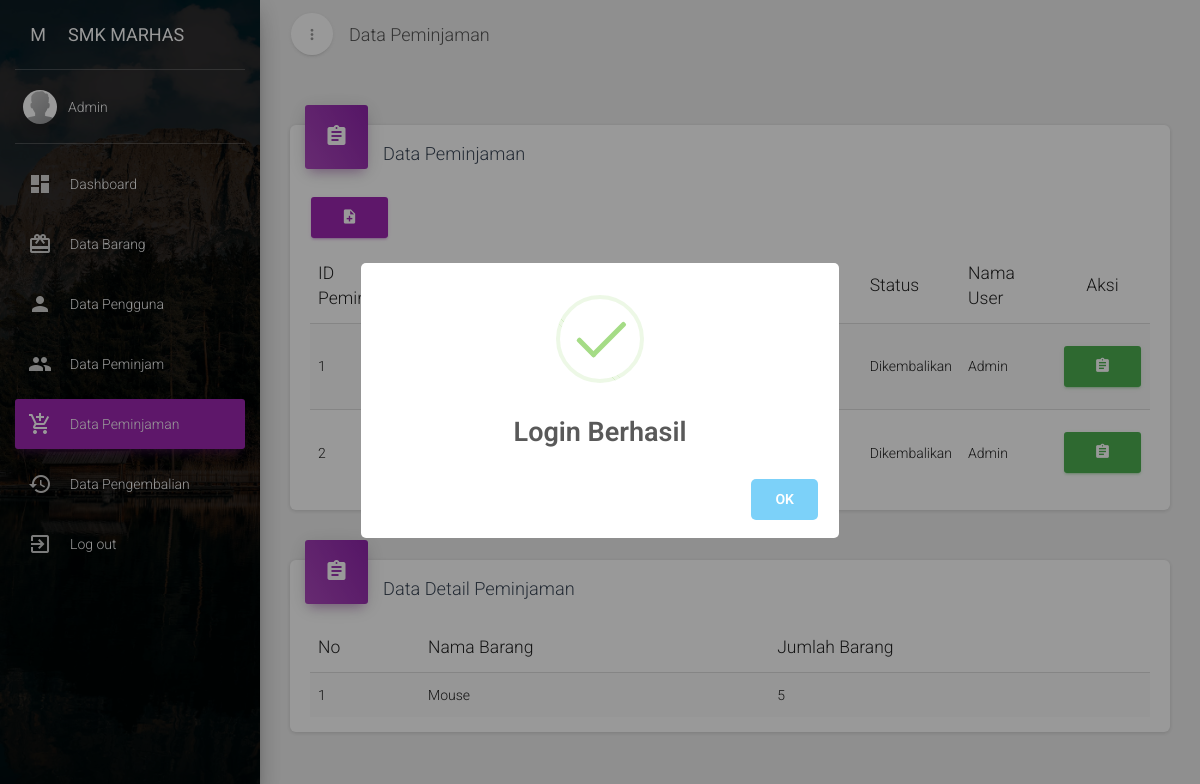
Screenshot of /system/home.php?menu=5&id=1 (signed in) with the database file from the repository.
### tables this page shows
CREATE TABLE `peminjaman` (
  `id_peminjaman` int(11) NOT NULL,
  `tgl_pinjam` date DEFAULT NULL,
  `id_peminjam` int(11) DEFAULT NULL,
  `jumlah` int(11) NOT NULL,
  `status` varchar(50) NOT NULL,
  `id_user` int(11) NOT NULL
);

CREATE TABLE `user` (
  `id_user` int(11) NOT NULL,
  `nama_user` varchar(50) DEFAULT NULL,
  `jabatan` varchar(50) DEFAULT NULL,
  `username` varchar(50) DEFAULT NULL,
  `password` varchar(50) DEFAULT NULL
);

CREATE TABLE `detail_peminjaman` (
  `id_detail_peminjamn` int(11) NOT NULL,
  `id_barang` int(11) NOT NULL,
  `jumlah` int(11) NOT NULL,
  `id_peminjaman` int(11) NOT NULL
);

CREATE TABLE `barang` (
  `id_barang` int(11) NOT NULL,
  `nama` varchar(50) DEFAULT NULL,
  `stok` int(11) DEFAULT NULL,
  `tempat` varchar(50) DEFAULT NULL
);

### system/peminjaman/peminjaman.php (the view, shortened to what this page needs)
			<a class="navbar-brand" href="#"> Data Peminjaman </a>
    </div>
    <div class="collapse navbar-collapse">
    </div>
  </div>
</nav>
<div class="content">
  <div class="container-fluid">
    <div class="row">
      <div class="col-md-12">
        <div class="card">
          <div class="card-header card-header-icon" data-background-color="purple">
            <i class="material-icons">assignment</i>
          </div>
          <div class="card-content">
            <h4 class="card-title">Data Peminjaman</h4>
            <a href="home.php?menu=7" class="btn btn-primary"><i class="material-icons">note_add</i></a>
            <div class="material-datatables">
              <table id="datatables" class="table table-striped table-no-bordered table-hover" cellspacing="0" width="100%" style="width:100%">
                <thead>
                  <tr>
                    <th>ID Peminjaman</th>
                    <th>Nama Peminjam</th>
                    <th>Tanggal Peminjaman</th>
                    <th>Jumlah Barang</th>
                    <th>Status</th>
                    <th>Nama User</th>
                    <th class="disabled-sorting" style="text-align: center;">Aksi</th>
                  </tr>
                </thead>
                <tbody>
                 <?php
                 $query = mysqli_query($conn, "SELECT * FROM peminjaman");
                 while ($data=mysqli_fetch_array($query)) {
                      $idp = $data['id_peminjam'];
                      $qnp = mysqli_query($conn, "SELECT nama from peminjam where id_peminjam='$idp'");
                      $fnp = mysqli_fetch_array($qnp);
                      $idu = $data['id_user'];
                      $qnu = mysqli_query($conn, "SELECT nama_user from user where id_user='$idu'");
                      $fnu = mysqli_fetch_array($qnu);
                   ?>
                   <tr>
                    <td><?= $data['id_peminjaman']?></td>
                    <td><?= $fnp['nama']?></td>
                    <td><?= $data['tgl_pinjam']?></td>
                    <td><?= $data['jumlah']?></td>
                    <td><?= $data['status']?></td>
                    <td><?= $fnu['nama_user']?></td>
                    <td>
                        <a href="home.php?menu=5&id=<?= $data['id_peminjaman']?>" class="btn btn-success"><i class="material-icons">assignment</i></a>
                    </td>
                  </tr>
                <?php
                  }
                ?>
              </tbody>
            </table>
          </div>
        </div>
      </div>
    </div>
      <div class="col-md-12">
        <div class="card">
          <div class="card-header card-header-icon" data-background-color="purple">
            <i class="material-icons">assignment</i>
          </div>
          <div class="card-content">
            <h4 class="card-title">Data Detail Peminjaman</h4>
            <div class="material-datatables">
              <table id="datatable" class="table table-striped table-no-bordered table-hover" cellspacing="0" width="100%" style="width:100%">
                <thead>
                  <tr>
                    <th>No</th>
                    <th>Nama Barang</th>
                    <th>Jumlah Barang</th>
                  </tr>
                </thead>
                <tbody>
                 <?php
                    if (isset($_GET['id'])) {
                      $idpem = $_GET['id'];
                     $query = mysqli_query($conn, "SELECT * FROM detail_peminjaman where id_peminjaman='$idpem'");
                     $i = 1;
                     while ($data=mysqli_fetch_array($query)) {
                          $idb = $data['id_barang'];
                          $qnb = mysqli_query($conn, "SELECT nama from barang where id_barang='$idb'");
                          $fnb = mysqli_fetch_array($qnb);
                       ?>
                       <tr>
                        <td><?= $i?></td>
                        <td><?= $fnb['nama']?></td>
                        <td><?= $data['jumlah']?></td>
                      </tr>
                    <?php
                    $i++;}
                  }
                 ?>
              </tbody>
            </table>
          </div>
        </div>
      </div>
    </div>
  </div>
</div>
</div>

### rows the page displays
peminjaman: id_peminjaman "1", status "Dikembalikan", id_user.nama_user "Admin"
peminjaman: id_peminjaman "2", status "Dikembalikan", id_user.nama_user "Admin"
detail_peminjaman: id_barang.nama "Mouse", jumlah "5"

### other values shown
$_SESSION['nama'] "Admin"
